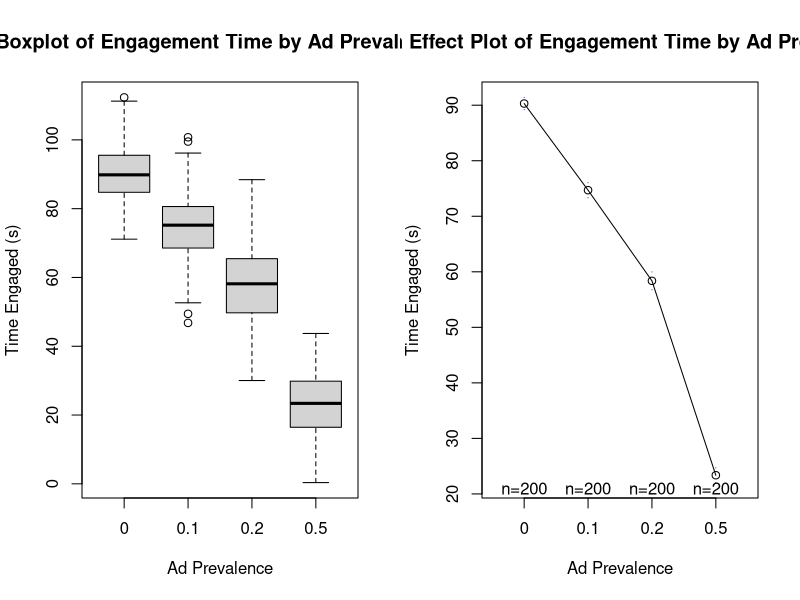
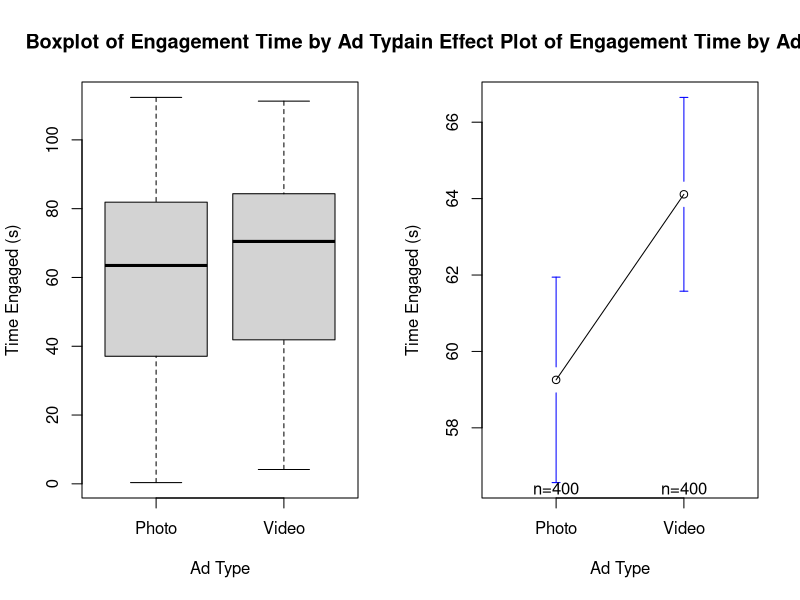
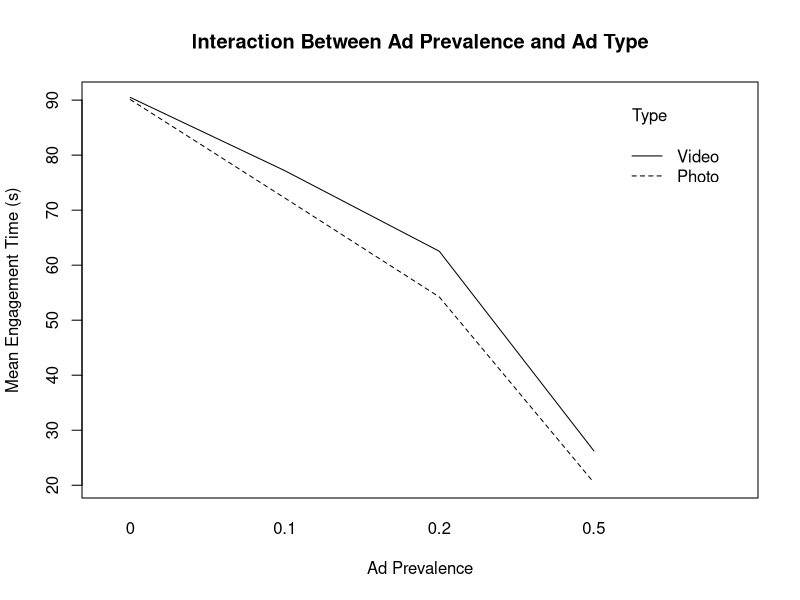
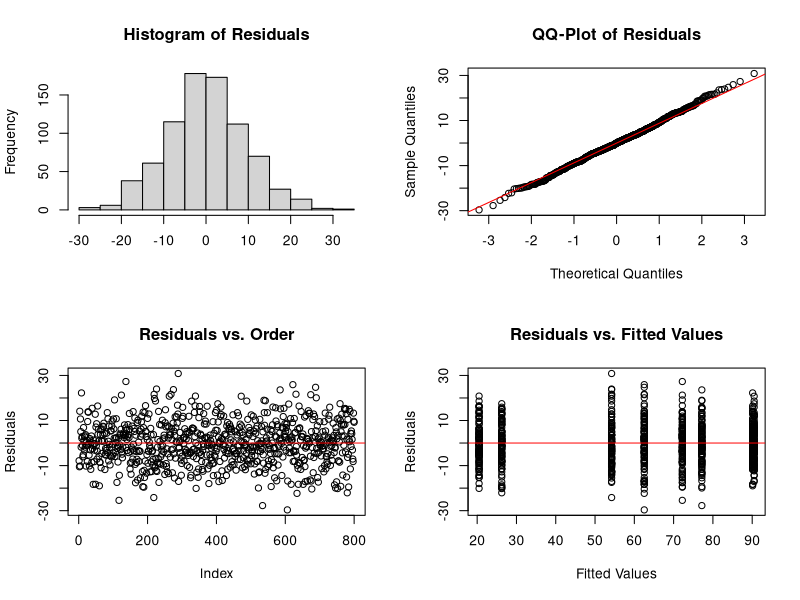

These charts were generated, in order, by the following R code:
## Instagram Analysis
setwd("~/Desktop/design-of-experiments/Final/")
data <- read.csv(file = "instagram-factorial.csv", header = T)
Time <- data$Time
Prevalence <- factor(data$Prevalence)
Type <- factor(data$Type, levels = c(0,1), labels = c("Photo", "Video"))

## Graphical Summaries of the data
library(gplots)
par(mfrow = c(1,2))
boxplot(Time ~ Prevalence, main = "Boxplot of Engagement Time by Ad Prevalence", xlab = "Ad Prevalence", ylab = "Time Engaged (s)")
plotmeans(Time ~ Prevalence, main = "Main Effect Plot of Engagement Time by Ad Prevalence", xlab = "Ad Prevalence", ylab = "Time Engaged (s)")
boxplot(Time ~ Type, main = "Boxplot of Engagement Time by Ad Type", xlab = "Ad Type", ylab = "Time Engaged (s)")
plotmeans(Time ~ Type, main = "Main Effect Plot of Engagement Time by Ad Type", xlab = "Ad Type", ylab = "Time Engaged (s)")
par(mfrow = c(1,1))
interaction.plot(Prevalence, Type, Time, main = "Interaction Between Ad Prevalence and Ad Type", ylab = "Mean Engagement Time (s)", xlab = "Ad Prevalence")

## Notes:
# Prevalence seems to be have a large and significant main effect
# Type seems to have a small and maybe significant main effect
# Interaction between Prevalence and Type is existent but minimal
# Thus, the main effects seem to drive variation in the response (engagement time)

## Formal Analysis of Variance
model <- lm(Time ~ Prevalence * Type)
anova(model)

## Notes:
# Our intuition based on the plots was correct: the interaction is minimal but significant, and 
# both main effects are, with "Prevalence" explaining most of the variation in engagement time.

## Summary of the model
summary(model)

## Notes:
# Prevalence=0 and type=Video have the highest response, but this combination does not make sense

# Residual Analysis
par(mfrow = c(2,2))
hist(model$residuals, main = "Histogram of Residuals", xlab = "")
qqnorm(model$residuals, main = "QQ-Plot of Residuals")
qqline(model$residuals, col = "red")
plot(model$residuals, main = "Residuals vs. Order", ylab = "Residuals")
abline(h = 0, col = "red")
plot(model$fitted, model$residuals, main = "Residuals vs. Fitted Values", ylab = "Residuals", xlab = "Fitted Values")
abline(h = 0, col = "red")
